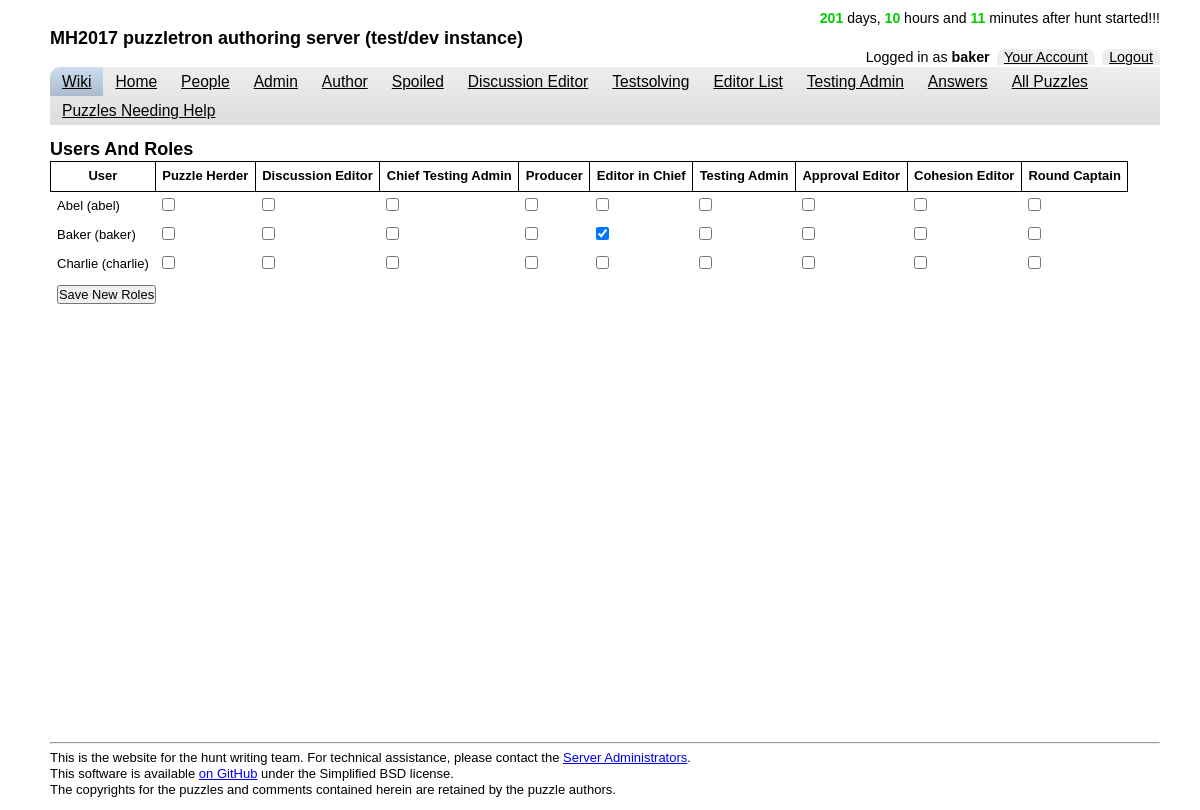
Screenshot of /user-roles.php (signed in) with the database file from the repository.
### tables this page shows
CREATE TABLE `users` (
  `uid` int(4) unsigned NOT NULL AUTO_INCREMENT,
  `username` varchar(32) NOT NULL,
  `password` blob NOT NULL DEFAULT '' COMMENT 'password_hash(''password'')',
  `email` varchar(150) NOT NULL,
  `fullname` varchar(250) NOT NULL DEFAULT '',
  `picture` varchar(250) DEFAULT NULL,
  `email_level` tinyint(1) DEFAULT '1',
  PRIMARY KEY (`uid`),
  UNIQUE KEY `username` (`username`),
  UNIQUE KEY `email` (`email`)
);

CREATE TABLE `roles` (
  `id` int(10) unsigned NOT NULL AUTO_INCREMENT,
  `name` varchar(64) NOT NULL,
  `seeAllPuzzles` tinyint(1) NOT NULL,
  `becomeEditor` tinyint(1) NOT NULL,
  `administerServer` tinyint(1) NOT NULL,
  `changeAnswers` tinyint(1) NOT NULL,
  `beTestAdmin` tinyint(1) NOT NULL,
  `beBlind` tinyint(1) NOT NULL,
  `beLurker` tinyint(1) NOT NULL,
  `changePuzzleStatus` tinyint(1) NOT NULL,
  `autoSubWhenEditing` tinyint(1) NOT NULL,
  `becomeRoundCaptain` tinyint(1) NOT NULL,
  `becomeApprover` tinyint(1) NOT NULL,
  PRIMARY KEY (`id`),
  UNIQUE KEY `name` (`name`)
);

### utils.php (called while the page is built, shortened)
<?php
require_once "db-func.php";
function getUserUsername($uid) {
    $sql = sprintf("SELECT username FROM users WHERE uid='%s'", mysql_real_escape_string($uid));
    return get_element($sql);
}
function getNonAdminRoles() {
    return get_row_dicts("SELECT roles.* FROM roles WHERE roles.administerServer = 0 OR roles.administerServer is null");
}
function getAllUsersAndNonAdminRoles() {
    $sql = sprintf("SELECT u.uid, u.username, u.fullname, r.role_id " .
        "FROM users u " .
        "LEFT JOIN " .
        "(SELECT ur.uid, ur.role_id " .
        "FROM user_role ur ".
        "LEFT JOIN roles ON ur.role_id = roles.id ".
        "WHERE roles.administerServer = 0 OR roles.administerServer is null) r " .
        "ON u.uid = r.uid " .
        "ORDER BY u.username");
    return get_row_dicts($sql);
}

### db-func.php (called while the page is built, shortened)
<?php
require_once "html.php";
function query_db($query) {
    $result = mysql_query($query);
    return $result;
}
function get_row($query) {
    $result = query_db($query);
    $r = mysql_fetch_array($result);
    return $r;
}
function get_row_dicts($query) {
    $result = query_db($query);
    $rows = array();
    while ($r = mysql_fetch_assoc($result)) {
        $rows[] = $r;
    }
    return $rows;
}
function get_element($query) {
    $r = get_row($query);
    if ($r == NULL) {
        return NULL;
    } else {
        return $r[0];
    }
}

### user-roles.php (the view, shortened to what this page needs)
<?php
require_once "html.php";
require_once "db-func.php";
require_once "utils.php";
head("users-roles");
print themeUserRoleForm();
foot();
function themeUserRoleForm() {
    $html = '<h1>Users And Roles</h1>';
    $html .= '<form method="post" action="user-roles.php">' . "\n";
    $html .= '<input type="hidden" name="changeroles" value="true"/>' . "\n";
    $html .= '<table class="user-roles">' . "\n";
    $roles = getNonAdminRoles();
    $role_lookup = array();
    $html .= "<tr>\n<th>User</th>\n";
    foreach ($roles as $r) {
        $html .= "<th>{$r['name']}</th>\n";
        $role_lookup[$r['id']] = $r['name'];
    }
    $html .= "</tr>\n";
    $users_roles = getAllUsersAndNonAdminRoles();
    $user_role_map = array();
    $user_name_map = array();
    foreach ($users_roles as $ur) {
        $user_role_map[$ur['uid']][$ur['role_id']] = true;
        $fullname = htmlspecialchars($ur['fullname']);
        $username = htmlspecialchars($ur['username']);
        $user_name_map[$ur['uid']] = "{$fullname} ({$username})";
    }
    foreach ($user_name_map as $uid => $username) {
        $html .= "<tr><td>{$username}</td>\n";
        foreach (array_keys($role_lookup) as $rid) {
            $html .= "<td>";
            $checked = isset($user_role_map[$uid][$rid]) ? 'checked' : '';
            $html .= "<input type=\"checkbox\" {$checked} name=\"user_{$uid}_{$rid}\" value=\"1\"/>";
            $html .= "</td>";
        }
        $html .= "</tr>\n";
    }
    $html .= "<tr>\n<td colspan=3><input type=\"submit\" value=\"Save New Roles\"></td>\n</tr>\n";
    $html .= "</table>\n";
    $html .= "</form>\n";
    return $html;
}

### html.php (shortened to what this page needs)
<?php
require_once "utils.php";
function echoNav($isselected, $href, $linktext, $condition) {
    if ($condition) {
        $navclass = $isselected ? "selnav" : "nav";
        echo "<li class='nav'><a class='$navclass' href='$href'>$linktext</a></li>\n";
    }
}
function fullTitle() {
    return 'MH' . HUNT_YEAR . ' puzzletron authoring server (' . (DEVMODE ? 'test/dev' : (PRACMODE ? 'practice' : 'actual mystery hunt-writing')) . ' instance)';
}
function head($selnav = "", $title = -1) {
$hunt = mktime(12, 17, 00, 1, HUNT_DOM, HUNT_YEAR);
$now = time();
$timediff = abs($hunt-$now);
$days = (int)($timediff/(60 * 60 * 24));
$hrs = (int)($timediff/(60 * 60))-(24*$days);
$mins = (int)($timediff/(60))-(24*60*$days)-(60*$hrs);
$cdmsg = "";
if ($now > $hunt) {
    $cdmsg = "after hunt started!!!";
    $cdclass = "cunum";
} else {
    $cdmsg = "left until hunt.";
    $cdclass = "cdnum";
}
?>
<!DOCTYPE html PUBLIC "-//W3C//DTD HTML 4.01 Transitional//EN" "http://www.w3.org/TR/html4/loose.dtd">
<html xmlns="http://www.w3.org/1999/xhtml">
<head>
    <link rel="stylesheet" type="text/css" href="css/reset-min.css" />
    <link rel="stylesheet" type="text/css" href="css/base-min.css" />
    <link rel="stylesheet" type="text/css" href="css/fonts-min.css" />
    <link rel="stylesheet" type="text/css" href="css/style.css" />
</head>
<body>
<div id="container">
    <div id="header">
        <div id="top">
            <div id="countdowndiv">
                <span id="countdown">
                <?php
                    if ($days !== 0) {
                        $daypl = $days === 1 ? "" : "s";
                        echo "<span class=\"$cdclass\">$days</span> day$daypl, ";
                    }
                    $hrpl =  $hrs  === 1 ? "" : "s";
                    echo "<span class=\"$cdclass\">$hrs</span> hour$hrpl and ";
                    $minpl = $mins === 1 ? "" : "s";
                    echo "<span class=\"$cdclass\">$mins</span> minute$minpl $cdmsg";
                ?>
                </span>
            </div>
            <div id="titlediv">
                <h1><?php echo fullTitle(); ?></h1>
            </div>
            <div id="logindiv">
<?php if (isset($_SESSION['uid'])) {
    echo 'Logged in as <strong>' . getUserUsername($_SESSION['uid']) . '</strong>';
    echo '<a href="account.php"' . ($selnav == "account" ? ' class="accsel"' : "") . '>Your Account</a>';
    if (!TRUST_REMOTE_USER) { echo '<a href="logout.php">Logout</a>'; }
} else { ?>
                <span class="notloggedin">Not logged in</span> <a href="login.php">Login</a>
        <?php } ?>
            </div>
        </div>
        <div id="navbar">
            <ul class="nav">
<?php if (!empty(WIKI_URL)) { ?>
                <li class="nav"><a class="nav wikinav" target="_blank" href="<?php echo WIKI_URL; ?> ">Wiki</a></li>
<?php }
echoNav($selnav == "home", "index.php", "Home", true);
if (isset($_SESSION['uid'])) {
    $suid = $_SESSION['uid'];
    echoNav1($selnav, "people",         "People",              true);
    echoNav1($selnav, "admin",          "Admin",               hasServerAdminPermission($suid));
    echoNav1($selnav, "author",         "Author",              true);
    echoNav1($selnav, "roundcaptain",   "Round Captain",       (USING_ROUND_CAPTAINS) && hasRoundCaptainPermission($suid));
    echoNav1($selnav, "spoiled",        "Spoiled",             true);
    echoNav1($selnav, "editor",         "Discussion Editor",   hasEditorPermission($suid));
    echoNav1($selnav, "approver",       "Approval Editor",     (USING_APPROVERS) && (hasApproverPermission($suid) || isEditorChief($suid)));
    echoNav1($selnav, "testsolving",    "Testsolving",         true);
    echoNav1($selnav, "ffc",            "Final Fact Check",    hasFactCheckerPermission($suid));
    echoNav1($selnav, "editorlist",     "Editor List",         isEditorChief($suid) || hasServerAdminPermission($suid));
    echoNav1($selnav, "testadmin",      "Testing Admin",       hasTestAdminPermission($suid));
    echoNav1($selnav, "testsolveteams", "TS Team Assignments", (USING_TESTSOLVE_TEAMS) && hasTestAdminPermission($suid));
    echoNav1($selnav, "answers",        "Answers",             canChangeAnswers($suid));
    echoNav1($selnav, "allpuzzles",     "All Puzzles",         canSeeAllPuzzles($suid));
    echoNav1($selnav, "editor-pick-special",     "Puzzles Needing Help",         hasEditorPermission($suid));
}
?>
            </ul>
        </div>
    </div>
    <div id="body">
<?php
}
function foot() {
?>
    </div>
    <div id="footer">
        <hr />
        <p>
        This is the website for the hunt writing team.
        For technical assistance, please contact the <a href="mailto:<?php echo HELP_EMAIL; ?>">Server Administrators</a>.<br/>
        This software is available <a href="http://github.com/mysteryhunt/puzzle-editing/" target="_blank">on GitHub</a> under the Simplified BSD license.<br/>
        The copyrights for the puzzles and comments contained herein are retained by the puzzle authors.</p>
    </div>
</div>
</body>
</html>
<?php
}
?>

### css/base-min.css (style rules this page uses)
h1 { font-size:138.5%; }
h1,h2,h3 { margin:1em 0; }
h1,h2,h3,h4,h5,h6,strong { font-weight:bold; }
blockquote,ul,ol,dl { margin:1em; }
ol,ul,dl { margin-left:2em; }
ul li { list-style:disc outside; }
th,td { border:1px solid #000;padding:.5em; }
th { font-weight:bold;text-align:center; }
p,fieldset,table,pre { margin-bottom:1em; }

### css/style.css (style rules this page uses)
html { margin:0; padding:0; height:100%; }
body { text-align: left; font-family: calibri, 'lucida grande', tahoma, helvetica, arial, verdana, sans-serif; color: #000000; background-color: #ffffff; margin: 0px 40px 0px 50px; padding: 0; height: 100%; }
#header { margin-top: 10px; }
h1 { margin: 0; }
#top { vertical-align: middle; }
#titlediv { text-align:left; vertical-align:top; }
#logindiv { text-align:right; vertical-align:bottom; font-size: 110%; }
#logindiv a { padding: 0 0.5em; margin-left: 0.5em; background-color: #eee; border-radius: 0.5em 0.5em 0 0; }
#logindiv a:link, #logindiv a:visited { color: black; }
#countdowndiv { text-align:right; vertical-align:top; }
#countdown { margin-top: 0; font-size: 108%; }
.cunum { color: #0c0; font-weight: bold; }
#navbar { float:left; width:100%; background-color: #eee; background: linear-gradient(to bottom, #eee, #ddd); border-radius: 0.7em 0 0 0; }
#container { min-height: 100%; position: relative; background-color: #ffffff; }
#body { padding-top: 1em; padding-bottom: 75px; }
#footer { position: absolute; bottom: 0px; width: 100%; height: 75px; }
h3, table { margin: 0; }
table { border-style: none; border-collapse: collapse; }
td { border-style: none; vertical-align: top; }
ul.nav { display:block; margin: 0; padding: 0; overflow: hidden; float: left; }
li.nav { float: left; display:block; list-style-type: none; text-align: left; }
a.nav { display: block; padding: 5px 12px; font-size: 1.2em; }
a.nav:link { color:#000000; }
a.wikinav { border-radius: 0.7em 0 0 0; }
a.wikinav:link, a.wikinav:visited, a.wikinav:active { background-color: #bcd; background: linear-gradient(to bottom, #cde, #abc); }

### rows the page displays
users: username "baker"
roles: name "Puzzle Herder"
roles: name "Discussion Editor"
roles: name "Chief Testing Admin"
roles: name "Producer"
roles: name "Editor in Chief"
roles: name "Testing Admin"
roles: name "Approval Editor"
roles: name "Cohesion Editor"
roles: name "Round Captain"

### other values shown
$cdmsg "after hunt started!!!"
fullTitle() "MH2017 puzzletron authoring server (test/dev instance)"
$linktext "Home People Admin Author Spoiled Discussion Editor Testsolving Editor List Testing Admin Answers All Puzzles Puzzles Needing Help"
$username "Abel (abel)"
$username "Baker (baker)"
$username "Charlie (charlie)"
